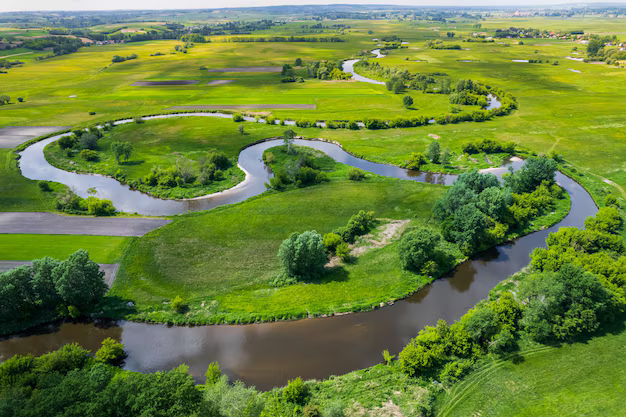
//> input picture First task/assets/curvy-river-bends-nida-poland-aerial-drone-view_643825-1556.png, 626 x 417 px
$ ./main assets/curvy-river-bends-nida-poland-aerial-drone-view_643825-1556.png   (built with g++ and OpenCV 4)
//> lines starting //> are read from the running program, lines starting //| are printed output that depends on the picture; after the words box and inside, x2 and y2 are one past the last pixel; in counts of white or black regions, pixels touching at a corner belong together
#include "opencv2/imgcodecs.hpp"
#include "opencv2/highgui.hpp"
#include "opencv2/imgproc.hpp"
#include <iostream>
#include <cmath>

using namespace cv;
using namespace std;


#define PI 3.14159265358979323846


inline double rad2Deg(double rad) { return rad * (180.0 / PI); }
inline double deg2Rad(double deg) { return deg * (PI / 180.0); }

void rotate(Point2f& point, double angle){
    double tmpX = point.x;
    double tmpY = point.y;
    point.x = tmpX*cos(angle)-tmpY*sin(angle);
    point.y = tmpX*sin(angle)+tmpY*cos(angle);
}

Point2f* getProjectedPoints( double alt, double rollAbs, double pitch, double yaw, double vfov, double hfov, Mat& image){
    Point2f* projectedPoints = new Point2f[4];

    double rolledHfov = cos(rollAbs)*hfov + sin(rollAbs)*vfov;
    double rolledVfov = cos(rollAbs)*vfov + sin(rollAbs)*hfov;
    //Point3f forward(0.f, 1.f, 0.f); //idle drone direction, looking to the North

    double lowerAng = PI/2-(rolledVfov/2 - pitch);
    double upperAngle = ((PI/2 + pitch) + lowerAng)/2;
    //cout<<"Lower Angle: "<<rad2Deg(lowerAng)<<'\t'<<"upper angle: "<<rad2Deg(upperAngle)<<'\n';
    double rightAng  = rolledHfov/2;     //rolledHfov/2
    double leftAng   = -rightAng;        //-rolledHfov/2

    double lowerY   = alt*(tan(lowerAng));  //cos(leftAng)*alt*(1/tan(lowerAng));
    double leftLowerX    = tan(leftAng)*lowerY;
    double rightLowerX   = -leftLowerX;     //tan(rightAng)*lowerY

    double upperY = alt*(tan(upperAngle));
    double leftUpperX = tan(leftAng)*alt*(tan(upperAngle));
    double rightUpperX = -leftUpperX;       //tan(rightAng)*alt*(tan(upperAngle))

    Point2f leftLower  = Point2f(leftLowerX, lowerY);
    rotate(leftLower, yaw);
    //cout<<"Projected Points: "<<"\n\t"<<leftLower.x<<", "<<leftLower.y<<'\n';
    leftLower.x += 400; leftLower.y = 400-leftLower.y;
    Point2f rightLower = Point2f(rightLowerX, lowerY);
    rotate(rightLower, yaw);
    //cout<<"\t"<<rightLower.x<<", "<<rightLower.y<<'\n';
    rightLower.x += 400; rightLower.y = 400-rightLower.y;
    Point2f leftUpper  = Point2f(leftUpperX,  upperY);
    rotate(leftUpper, yaw);
    //cout<<"\t"<<leftUpper.x<<", "<<leftUpper.y<<'\n';
    leftUpper.x += 400; leftUpper.y = 400-leftUpper.y;

    Point2f rightUpper = Point2f(rightUpperX, upperY);
    rotate(rightUpper, yaw);
    //cout<<"\t"<<rightUpper.x<<", "<<rightUpper.y<<'\n';
    rightUpper.x += 400; rightUpper.y = 400-rightUpper.y;

    double max_distance = image.rows*( 1 - ( atan(sqrt(2)*400/alt) - lowerAng )/rolledVfov);
    //cout<<"coefficient"<< 1 - ( atan(sqrt(2)*400/alt) - lowerAng )/rolledVfov <<"\tmax_distance: "<<max_distance<<'\n';
    rectangle(image, Point(0,0), Point(image.cols-1, max_distance), Scalar(0), FILLED);

    projectedPoints[0] = leftUpper;
    projectedPoints[1] = rightUpper;
    projectedPoints[2] = leftLower;
    projectedPoints[3] = rightLower;

    return projectedPoints;
}


int main( int argc, char** argv )
{
    CommandLineParser parser( argc, argv, "{@input || input image}" );
    Mat src = imread( samples::findFile( parser.get<String>( "@input" ) ) );
//> src is the input picture: 417 rows x 626 cols, CV_8UC3; mean B, G, R 61.2, 128.3, 105.9
    if( src.empty() )
    {
        cout << "Could not open or find the image!\n" << endl;
        cout << "Usage: " << argv[0] << " <Input image>" << endl;
        return -1;
    }


    double hfov = deg2Rad(60);
    double vfov = deg2Rad(45);
    double altitude = 50;   //meters
    double pitch = deg2Rad(-22);
    double roll = deg2Rad(-2);
    double yaw = deg2Rad(0);

    double rollAbs = abs(roll);
    double diagonal = sqrt(src.rows*src.rows + src.cols*src.cols);
//> diagonal = 752.2

    double scale = 1;
    double angleForX = atan(src.rows/double(src.cols));
//> angleForX = 0.588
    double angleForY = atan(src.cols/double(src.rows));
//> angleForY = 0.983

    //for new borders of the image after roll
    int adjustedX = round( cos(rollAbs-angleForX)*diagonal );
//> adjustedX = 640
    int adjustedY = round( cos(angleForY-rollAbs)*diagonal );
//> adjustedY = 439

    //
    //cout<<"src (x, y): ("<< src.cols  << ", " << src.rows << ")\n";
    //cout<<"adjusted (x, y): (" << adjustedX << ", " << adjustedY << ")\n";
    //cout<<"angle between the diagonals: " << rad2Deg(atan(src.rows/double(src.cols))) << '\n';
    //


    Mat rotate_dst;
    Mat margined;
    int top = (adjustedY-src.rows)/2; int bottom = top;
//> after `int top =(adjustedY - src.rows)/ 2`: top = 11
//> after `int bottom = top`: bottom = 11
    int left = (adjustedX-src.cols)/2; int right = left;
//> after `int left =(adjustedX - src.cols)/ 2`: left = 7
//> after `int right = left`: right = 7

    //
    //cout << "borders (top, left): ("<< top << ", " << left << ")\n";
    //

    copyMakeBorder( src, margined, top, bottom, left, right, BORDER_CONSTANT);
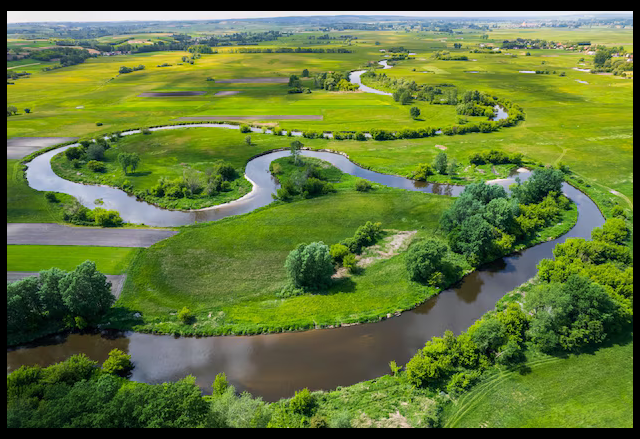
//> margined: 439 rows x 640 cols, CV_8UC3; mean B, G, R 56.8, 119.2, 98.4
    Point center = Point( adjustedX/2, adjustedY/2 );
//> center = Point(320, 219)
    Mat rot_mat = getRotationMatrix2D( center, rad2Deg(roll), scale );
    warpAffine( margined, rotate_dst, rot_mat, margined.size() );
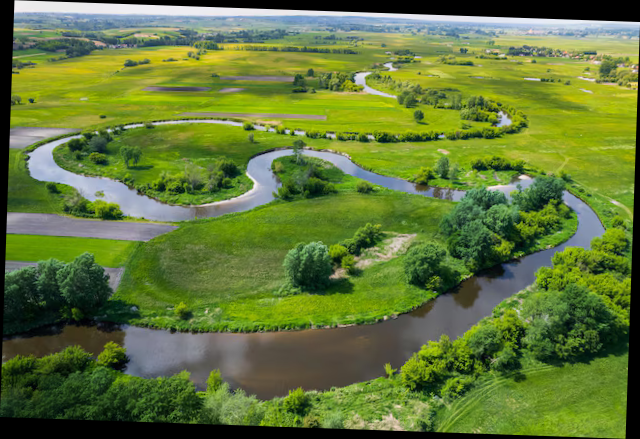
//> rotate_dst: 439 rows x 640 cols, CV_8UC3; mean B, G, R 56.8, 119.2, 98.4

    // [8 lines of commented-out code are left out]

    Point2f srcQuad[4];
    srcQuad[0] = Point2f( 0.f                       , 3*rotate_dst.rows/4.f );
    srcQuad[1] = Point2f( rotate_dst.cols - 1.f     , 3*rotate_dst.rows/4.f );
    srcQuad[2] = Point2f( 0.f                       , rotate_dst.rows - 1.f );
    srcQuad[3] = Point2f( rotate_dst.cols - 1.f     , rotate_dst.rows - 1.f );

    //
    //cout<<"Points on the image:\n\t"<<srcQuad[0].x<<", "<<srcQuad[0].y<<'\t'<<srcQuad[1].x<<", "<<srcQuad[1].y<<'\t'<<srcQuad[2].x<<", "<<srcQuad[2].y<<'\t'<<srcQuad[3].x<<", "<<srcQuad[3].y<<'\t'<<'\n';
    //

    Mat warp_rotate_dst = Mat::zeros( 800, 800, src.type() );

    Point2f* dstQuad = getProjectedPoints(altitude, rollAbs, pitch, yaw, vfov, hfov, rotate_dst);
//> in getProjectedPoints, `rectangle(image, Point(0,0), Point(image.cols-1, max_distance), Scalar..`:
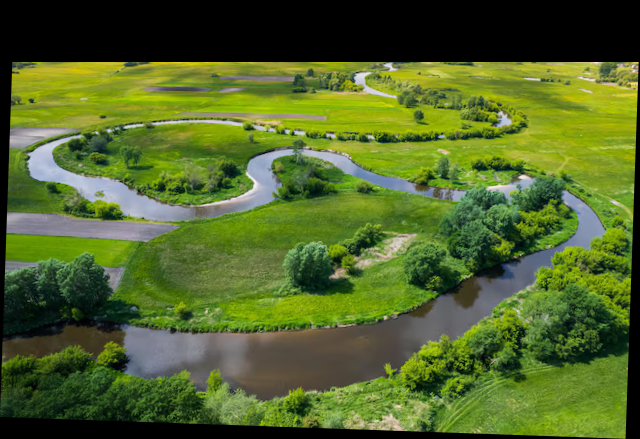
//> image: 439 rows x 640 cols, CV_8UC3; 11.47% of pixels changed, all inside (x1, y1, x2, y2) = (12, 0, 640, 62)

    Mat warp_mat = getPerspectiveTransform( srcQuad, dstQuad );
//> warp_mat = [[-0.238, -3.29, 476], [0, -3.29, 527.7], [4.54e-20, -0.00822, 1]]

    warpPerspective( rotate_dst, warp_rotate_dst, warp_mat, warp_rotate_dst.size() );
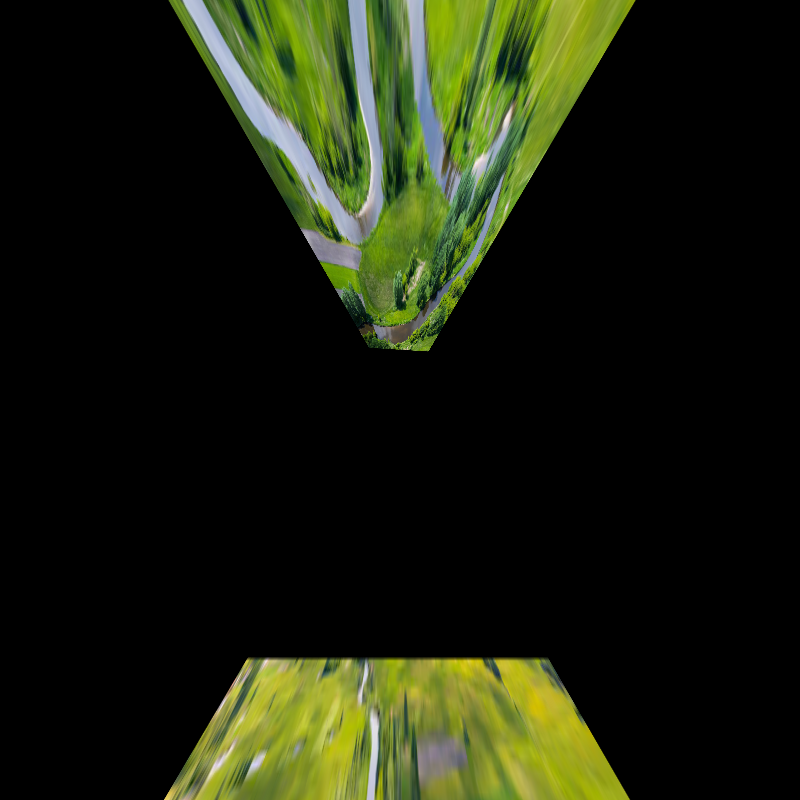
//> warp_rotate_dst: 800 rows x 800 cols, CV_8UC3; mean B, G, R 13.7, 32.1, 27.1

    circle(warp_rotate_dst, Point(400, 400), 2, Scalar(255, 255, 255));    //drone point in the center of the image
//> warp_rotate_dst: 800 rows x 800 cols, CV_8UC3; 8 pixels changed, all inside (x1, y1, x2, y2) = (398, 398, 403, 403)

    //
    //imshow( "Source image", src );
    //imshow( "Bordered", margined );
    //imwrite( "./assets/untiltedRoad.png", warp_rotate_dst );
    //

    imwrite( "./assets/projectedImage.png", warp_rotate_dst);

    return 0;
}
